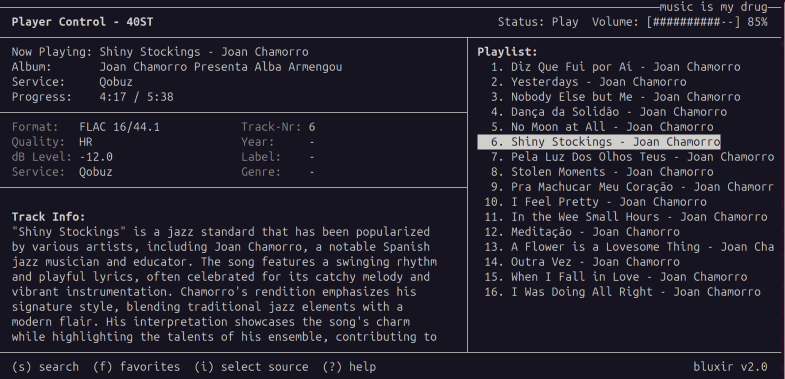
#> input picture images/bluxir_screen.png, 1570 x 757 px (shown at 1/2 size)
$ python test_cover_art.py images/bluxir_screen.png 100 100
#> lines starting #> are read from the running program, lines starting #| are printed output that depends on the picture
#!/usr/bin/env python3
"""Test different PIL options for terminal cover art rendering.

Usage: python test_cover_art.py <image_file> [width] [height]
  width/height default to 60 and 20 (terminal cells)
"""

import sys
from PIL import Image, ImageEnhance, ImageFilter

HALF_BLOCK = "\u2580"
WIDTH = 60
HEIGHT = 20


def rgb_to_256(r, g, b):
    if abs(r - g) < 10 and abs(g - b) < 10:
        gray = (r + g + b) // 3
        if gray < 8:
            return 16
        if gray > 248:
            return 231
        return round((gray - 8) / 247 * 23) + 232
    ri = round(r / 255 * 5)
    gi = round(g / 255 * 5)
    bi = round(b / 255 * 5)
    return 16 + 36 * ri + 6 * gi + bi


def render(src_img, w, h, resampler=Image.LANCZOS):
    """Render image using half-block chars with 256 ANSI colors."""
    pixel_h = h * 2
    resized = src_img.resize((w, pixel_h), resampler)
    pixels = list(resized.getdata())
    lines = []
    for row in range(h):
        top_y = row * 2
        bot_y = top_y + 1
        line = ""
        for col in range(w):
            tr, tg, tb = pixels[top_y * w + col]
            br, bg, bb = pixels[bot_y * w + col]
            fg = rgb_to_256(tr, tg, tb)
            bg_c = rgb_to_256(br, bg, bb)
            line += f"\033[38;5;{fg}m\033[48;5;{bg_c}m{HALF_BLOCK}"
        line += "\033[0m"
        lines.append(line)
    return "\n".join(lines)


def header(title):
    print(f"\n\033[1m{'=' * 60}")
    print(f"  {title}")
    print(f"{'=' * 60}\033[0m")


def main():
    if len(sys.argv) < 2:
        print(__doc__)
        sys.exit(1)

    path = sys.argv[1]
    width = int(sys.argv[2]) if len(sys.argv) > 2 else WIDTH
    height = int(sys.argv[3]) if len(sys.argv) > 3 else HEIGHT

    img = Image.open(path).convert("RGB")
    print(f"Source: {path}  ({img.size[0]}x{img.size[1]})  Render: {width}x{height} cells")
#| Source: images/bluxir_screen.png  (1570x757)  Render: 100x100 cells

    # --- 1. Resampling methods ---
    resamplers = [
        ("NEAREST",  Image.NEAREST),
        ("BILINEAR", Image.BILINEAR),
        ("BICUBIC",  Image.BICUBIC),
        ("LANCZOS",  Image.LANCZOS),
        ("BOX",      Image.BOX),
        ("HAMMING",  Image.HAMMING),
    ]

    for name, method in resamplers:
        header(f"Resampling: {name}")
        print(render(img, width, height, method))
#> this loop made 6 passes
#> (printed output is left out)
#> pass 1, in render, `resized = src_img.resize((w, pixel_h), resampler)`:
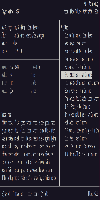
#> resized: PIL image 100x200 RGB; mean R, G, B 36.9, 33.9, 45.8
#> pass 2, in render (call 2), `resized = src_img.resize((w, pixel_h), resampler)`:
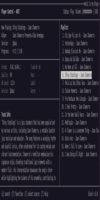
#> resized: PIL image 100x200 RGB; mean R, G, B 36.6, 33.7, 45.5

    # --- 2. Enhancements (all using LANCZOS) ---
    enhancements = [
        ("No enhancement (baseline)", None),
        ("Sharpness 1.5", lambda i: ImageEnhance.Sharpness(i).enhance(1.5)),
        ("Sharpness 2.0", lambda i: ImageEnhance.Sharpness(i).enhance(2.0)),
        ("Contrast 1.3", lambda i: ImageEnhance.Contrast(i).enhance(1.3)),
        ("Contrast 1.5", lambda i: ImageEnhance.Contrast(i).enhance(1.5)),
        ("Brightness 1.1 + Contrast 1.2",
         lambda i: ImageEnhance.Contrast(ImageEnhance.Brightness(i).enhance(1.1)).enhance(1.2)),
        ("Color saturation 1.3", lambda i: ImageEnhance.Color(i).enhance(1.3)),
        ("Color 1.5 + Contrast 1.3",
         lambda i: ImageEnhance.Contrast(ImageEnhance.Color(i).enhance(1.5)).enhance(1.3)),
        ("Sharpen filter + Contrast 1.2",
         lambda i: ImageEnhance.Contrast(i.filter(ImageFilter.SHARPEN)).enhance(1.2)),
        ("Detail filter + Color 1.3",
         lambda i: ImageEnhance.Color(i.filter(ImageFilter.DETAIL)).enhance(1.3)),
    ]

    for name, enhance_fn in enhancements:
        header(f"Enhancement: {name}")
        test_img = img.copy()
        if enhance_fn:
            test_img = enhance_fn(test_img)
        print(render(test_img, width, height))


if __name__ == "__main__":
    main()
